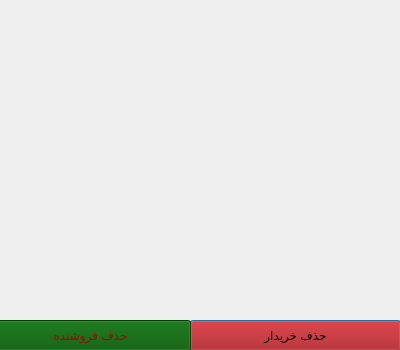
<?xml version="1.0" encoding="UTF-8"?>
<ui version="4.0">
 <class>delete_user</class>
 <widget class="QDialog" name="delete_user">
  <property name="geometry">
   <rect>
    <x>0</x>
    <y>0</y>
    <width>400</width>
    <height>350</height>
   </rect>
  </property>
  <property name="minimumSize">
   <size>
    <width>400</width>
    <height>350</height>
   </size>
  </property>
  <property name="maximumSize">
   <size>
    <width>400</width>
    <height>350</height>
   </size>
  </property>
  <property name="windowTitle">
   <string>Dialog</string>
  </property>
  <property name="styleSheet">
   <string notr="true">background-image: url(:/photos/deleteghob.png);</string>
  </property>
  <widget class="QPushButton" name="pushButton">
   <property name="geometry">
    <rect>
     <x>190</x>
     <y>320</y>
     <width>211</width>
     <height>31</height>
    </rect>
   </property>
   <property name="styleSheet">
    <string notr="true">background-image: url();
background-color: rgb(170, 0, 0);
color: rgb(0, 0, 0);</string>
   </property>
   <property name="text">
    <string>حذف خریدار</string>
   </property>
  </widget>
  <widget class="QPushButton" name="pushButton_2">
   <property name="geometry">
    <rect>
     <x>-10</x>
     <y>320</y>
     <width>201</width>
     <height>31</height>
    </rect>
   </property>
   <property name="styleSheet">
    <string notr="true">background-image: url();
background-color: rgb(0, 85, 0);
color: rgb(170, 0, 0);</string>
   </property>
   <property name="text">
    <string>حذف فروشنده</string>
   </property>
  </widget>
 </widget>
 <resources/>
 <connections/>
</ui>
